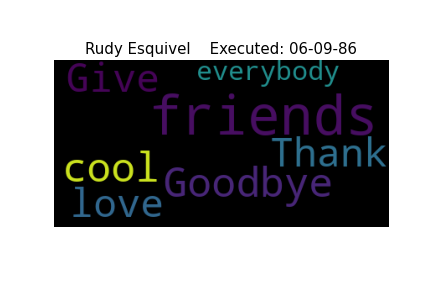
#> input picture figures/10.png, 432 x 288 px; its folder holds 4 pictures in this run
$ python merge_images.py
#> lines starting #> are read from the running program, lines starting #| are printed output that depends on the picture
from os import listdir
from PIL import Image


def concatenate_images_h(image1, image2) :
    new_image = Image.new('RGB', (image1.width + image2.width, image2.height))
    new_image.paste(image1, (0, 0))
    new_image.paste(image2, (image1.width, 0))
    return new_image


def concatenate_images_v(image1, image2) :
    new_image = Image.new('RGB', (image1.width, image2.height + image1.height))
    new_image.paste(image1, (0, 0))
    new_image.paste(image2, (0, image1.height))
    return new_image


files = [int(file.rstrip('.png')) for file in listdir('figures/')]
files.sort()
files = [f'{file}.png' for file in files]

image = None
current_h_row = Image.open(f'figures/{files[0]}')
#> current_h_row is the input picture: PIL image 432x288 RGBA; mean R, G, B, A 141.7, 141.4, 143.7, 116.4

file_number_of_block = 1
files_added = 1
number_of_files = len(files)
for file in files[1:]:
    file_number_of_block += 1
    print(f'currently at file {file_number_of_block}')
    print('opening file ' + file)
    next_image = Image.open(f'figures/{file}')
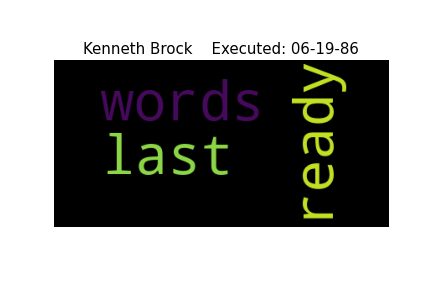
#> input picture figures/11.png, 432 x 288 px
#> next_image is the input picture: PIL image 432x288 RGBA; mean R, G, B, A 142.3, 142.6, 139.7, 116.4

    print('concatenating image')
    print(f'current hrw is none? {current_h_row is None}')
#| current hrw is none? False
    if current_h_row is None:
        current_h_row = next_image
    else:
        current_h_row = concatenate_images_h(current_h_row, next_image)
#> in concatenate_images_h, `new_image = Image.new('RGB', (image1.width + image2.width, image2.heig..`: new_image: PIL image 864x288 RGB; every value is 0
#> in concatenate_images_h, `new_image.paste(image1, (0, 0))`:
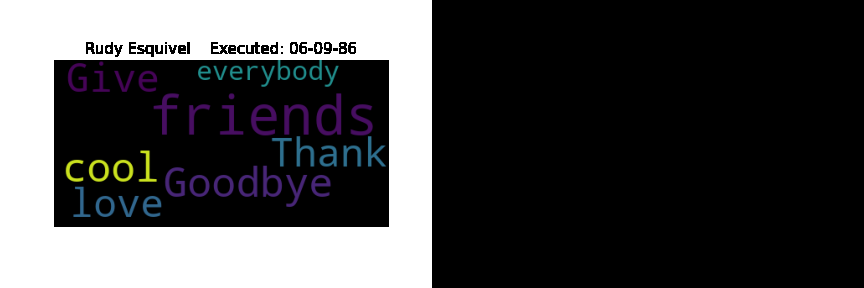
#> new_image: PIL image 864x288 RGB; mean R, G, B 70.8, 70.7, 71.9
#> in concatenate_images_h, `new_image.paste(image2, (image1.width, 0))`:
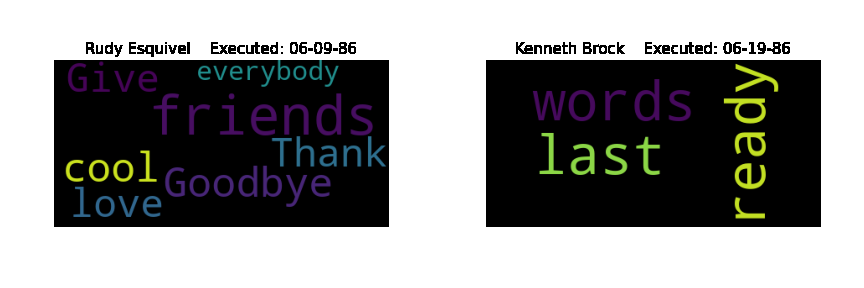
#> new_image: PIL image 864x288 RGB; mean R, G, B 142, 142, 141.7

    if file_number_of_block == 10:
        file_number_of_block = 0
        if image is None:
            image = current_h_row
        else:
            image = concatenate_images_v(image, current_h_row)

        print('setting current h row to none')
        current_h_row = None

    files_added += 1
    print(f'files_added:{files_added}')
    print(f'number_of_files:{number_of_files}')
    if number_of_files == files_added and current_h_row is not None:
        if image is None:
            image = current_h_row
        else:
            image = concatenate_images_v(image, current_h_row)
#> pass 2 of the loop `for file in files[1:]:`:
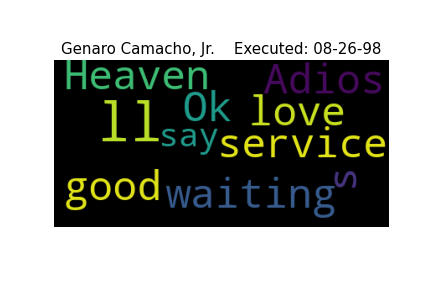
#> input picture figures/100.png, 432 x 288 px
#> next_image is the input picture: PIL image 432x288 RGBA; mean R, G, B, A 144.6, 146.9, 142.1, 116.6
#| current hrw is none? False
#> in concatenate_images_h (call 2), `new_image.paste(image1, (0, 0))`:
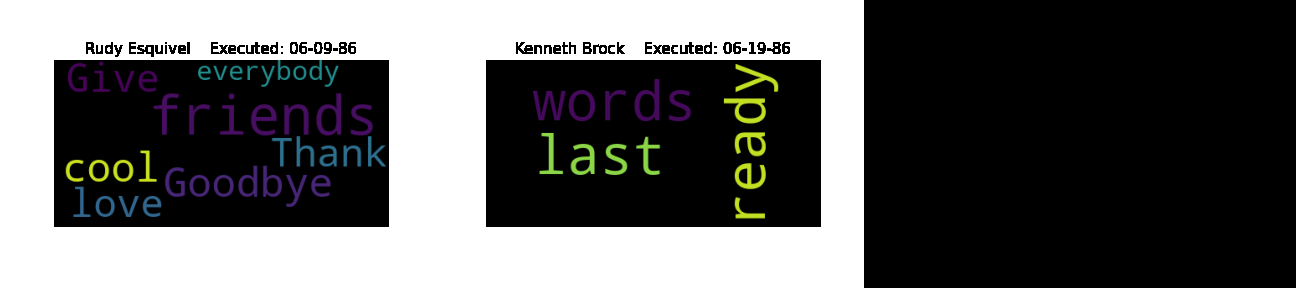
#> new_image: PIL image 1296x288 RGB; mean R, G, B 94.7, 94.7, 94.5
#> in concatenate_images_h (call 2), `new_image.paste(image2, (image1.width, 0))`:
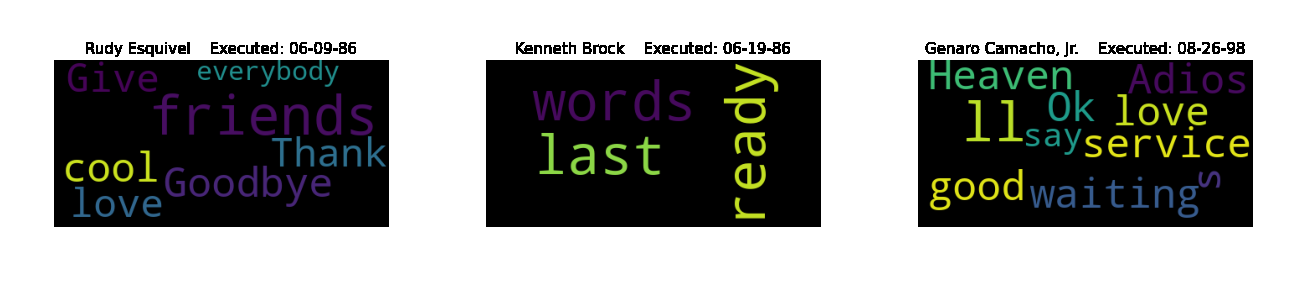
#> new_image: PIL image 1296x288 RGB; mean R, G, B 142.9, 143.7, 141.9
#> pass 3 of the loop `for file in files[1:]:`:
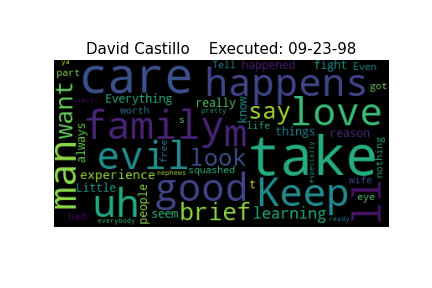
#> input picture figures/102.png, 432 x 288 px
#> next_image is the input picture: PIL image 432x288 RGBA; mean R, G, B, A 143.8, 149.8, 149.3, 116.4
#| current hrw is none? False
#> in concatenate_images_h (call 3), `new_image.paste(image1, (0, 0))`:
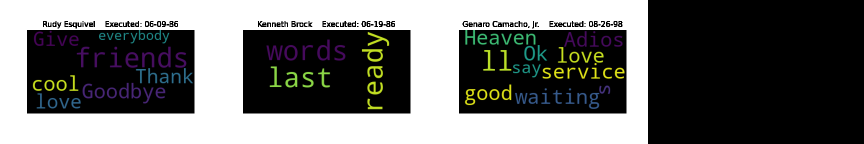
#> new_image: PIL image 1728x288 RGB (shown at 1/2 size); mean R, G, B 107.1, 107.7, 106.4
#> in concatenate_images_h (call 3), `new_image.paste(image2, (image1.width, 0))`:
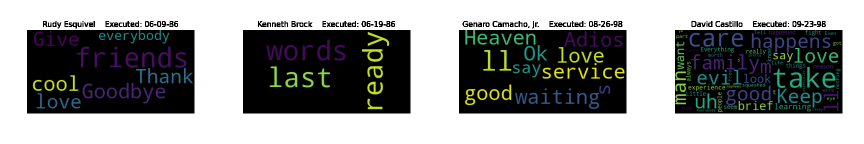
#> new_image: PIL image 1728x288 RGB (shown at 1/2 size); mean R, G, B 143.1, 145.2, 143.7

image.save('DeathRowInmateWordCloud.png', 'PNG')
